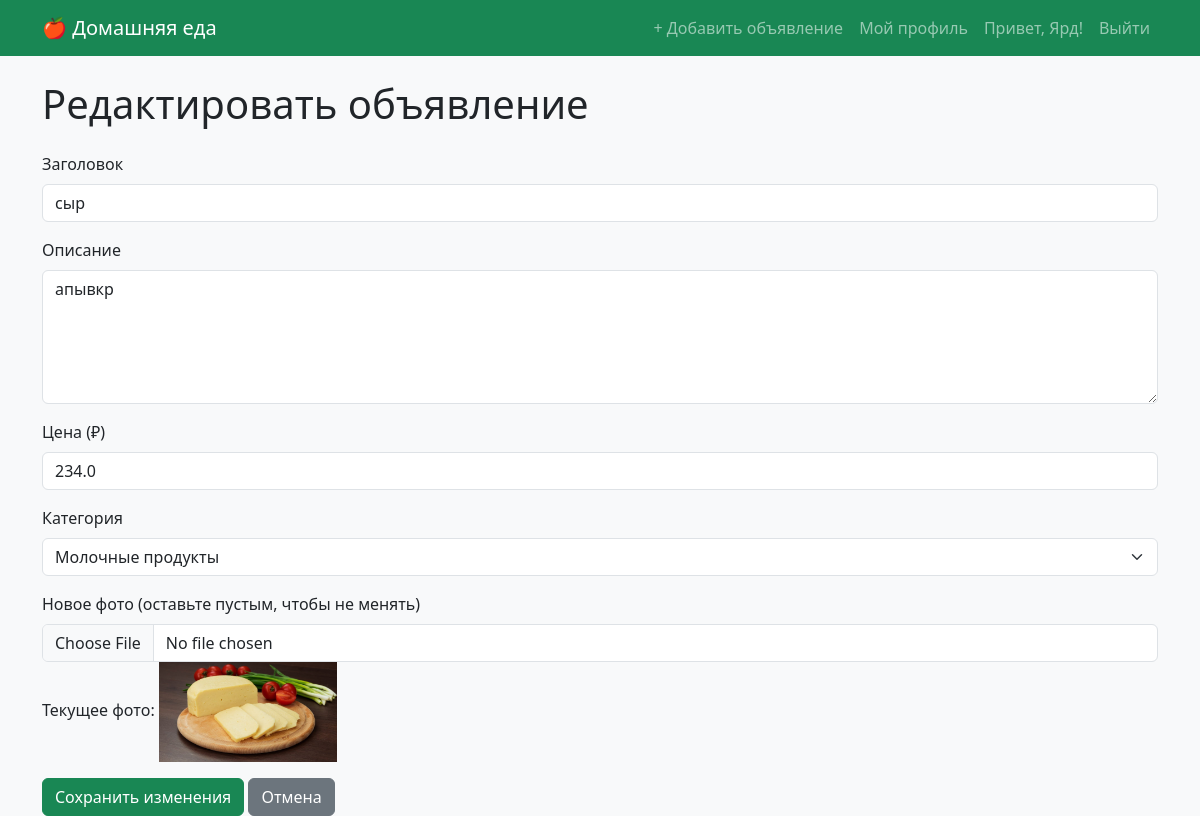
Page /edit_ad/1 (signed in) on the committed database.
### models.py (models this page shows)
class User(UserMixin, db.Model):
    id = db.Column(db.Integer, primary_key=True)
    email = db.Column(db.String(150), unique=True, nullable=False)
    password = db.Column(db.String(150), nullable=False)
    name = db.Column(db.String(100), nullable=False)
    phone = db.Column(db.String(50), nullable=False)
    city = db.Column(db.String(100), nullable=False)
    latitude = db.Column(db.Float)
    longitude = db.Column(db.Float)
    ads = db.relationship('Ad', backref='seller', lazy=True)
    favorites = db.relationship('Ad', secondary=favorites, lazy='subquery',
                                backref=db.backref('favorited_by', lazy=True))

class Ad(db.Model):
    id = db.Column(db.Integer, primary_key=True)
    title = db.Column(db.String(200), nullable=False)
    description = db.Column(db.Text, nullable=False)
    price = db.Column(db.Float, nullable=False)
    image = db.Column(db.String(200))
    created_at = db.Column(db.DateTime, default=datetime.utcnow)
    category_id = db.Column(db.Integer, db.ForeignKey('category.id'), nullable=False)
    category = db.relationship('Category', backref='ads')
    user_id = db.Column(db.Integer, db.ForeignKey('user.id'), nullable=False)

class Category(db.Model):
    id = db.Column(db.Integer, primary_key=True)
    name = db.Column(db.String(100), unique=True, nullable=False)

### app.py (the view, shortened to what this page needs)
@app.route('/edit_ad/<int:ad_id>', methods=['GET', 'POST'])
@login_required
def edit_ad(ad_id):
    ad = Ad.query.get_or_404(ad_id)
    if ad.user_id != current_user.id:
        flash('Это не ваше объявление!')
        return redirect(url_for('profile'))
    categories = Category.query.all()
    return render_template('edit_ad.html', ad=ad, categories=categories)

### app.py (called while the page is built)
@login_manager.user_loader
def load_user(user_id):
    return User.query.get(int(user_id))

### templates/edit_ad.html
{% extends "base.html" %}
{% block content %}
<h1 class="mb-4">Редактировать объявление</h1>
<form method="POST" enctype="multipart/form-data">
    <div class="mb-3">
        <label class="form-label">Заголовок</label>
        <input type="text" name="title" class="form-control" value="{{ ad.title }}" required>
    </div>
    <div class="mb-3">
        <label class="form-label">Описание</label>
        <textarea name="description" class="form-control" rows="5" required>{{ ad.description }}</textarea>
    </div>
    <div class="mb-3">
        <label class="form-label">Цена (₽)</label>
        <input type="number" name="price" class="form-control" step="0.01" value="{{ ad.price }}" required>
    </div>
    <div class="mb-3">
        <label class="form-label">Категория</label>
        <select name="category" class="form-select" required>
            {% for cat in categories %}
                <option value="{{ cat.id }}" {% if cat.id == ad.category_id %}selected{% endif %}>{{ cat.name }}</option>
            {% endfor %}
        </select>
    </div>
    <div class="mb-3">
        <label class="form-label">Новое фото (оставьте пустым, чтобы не менять)</label>
        <input type="file" name="image" class="form-control" accept="image/*">
        {% if ad.image %}
            <p>Текущее фото: <img src="{{ url_for('static', filename='uploads/' + ad.image) }}" style="height:100px;"></p>
        {% endif %}
    </div>
    <button type="submit" class="btn btn-success">Сохранить изменения</button>
    <a href="{{ url_for('profile') }}" class="btn btn-secondary">Отмена</a>
</form>
{% endblock %}

### templates/base.html (shortened to what this page needs)
<!doctype html>
<html lang="ru">
<head>
    <link href="https://cdn.jsdelivr.net/npm/bootstrap@5.3.2/dist/css/bootstrap.min.css" rel="stylesheet">
</head>
<body class="bg-light">
    <nav class="navbar navbar-expand-lg navbar-dark bg-success mb-4">
        <div class="container">
            <a class="navbar-brand" href="{{ url_for('index') }}">🍎 Домашняя еда</a>
            <ul class="navbar-nav ms-auto">
                {% if current_user.is_authenticated %}
                    <li class="nav-item"><a class="nav-link" href="{{ url_for('add_ad') }}">+ Добавить объявление</a></li>
                    <li class="nav-item"><a class="nav-link" href="{{ url_for('profile') }}">Мой профиль</a></li>
                    <li class="nav-item"><span class="nav-link">Привет, {{ current_user.name }}!</span></li>
                    <li class="nav-item"><a class="nav-link" href="{{ url_for('logout') }}">Выйти</a></li>
                {% else %}
                    <li class="nav-item"><a class="nav-link" href="{{ url_for('login') }}">Войти</a></li>
                    <li class="nav-item"><a class="nav-link" href="{{ url_for('register') }}">Регистрация</a></li>
                {% endif %}
            </ul>
        </div>
    </nav>
    <div class="container">
        {% block content %}{% endblock %}
    </div>
</body>
</html>

### rows in the picture
User: name "Ярд"
Ad: title "сыр", description "апывкр", price "234.0", category "Молочные продукты", image (placeholder picture)
